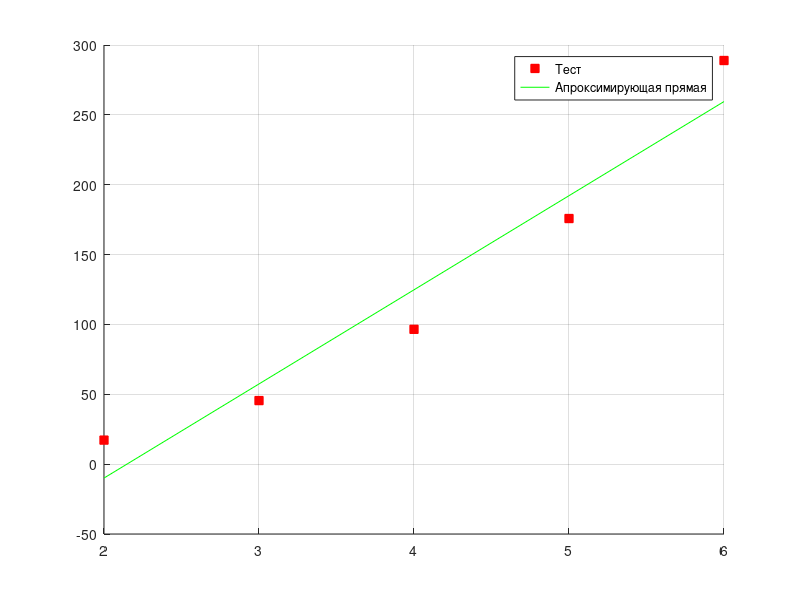

Write MATLAB code to recreate this figure.
n = 5; %Кол-во измерений
x = [2 : 6];
y = [17.2, 45.5, 96.5, 175.8, 288.9];

s(1,1) = n;
s(2, 1) = sum(x);
s(1, 2) = s(2, 1);
s(2, 2) = sum(x.^2)
b = [sum(y); sum(y*x')]

a = s\b
y2 = a(1) + a(2)*x
hold on; grid on;
plot(x, y, 'linestyle', 'none', 'marker', 's', 'color', 'r', 'markerfacecolor', 'r');
plot(x, y2, 'color', 'g');
legend('Тест', 'Апроксимирующая прямая')
